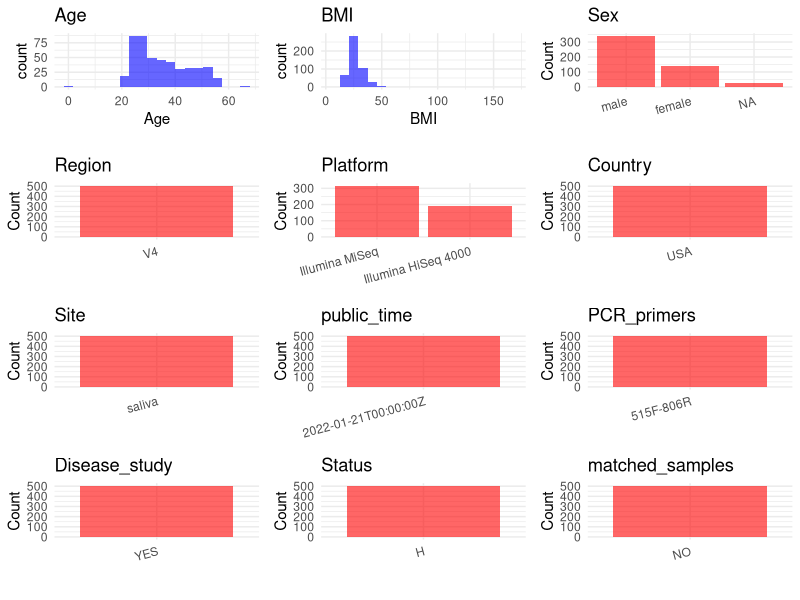

Write the R code that produced this figure. (Note: this script raises an error after producing the figure.)
## ---- chunk 1
# Load necessary libraries
library(dplyr)
library(ggplot2)
library(cowplot)

# Set working directory (update this path to your local directory)
setwd("D:/metadata/PRJEB50306")

# Read the initial metadata files
initial_meta<-read.csv("SraRunTable.csv",header = T)

# Combine the two metadata files
#meta <- rbind(initial_meta, initial_meta1)

#Remove entries non-oral samples


# Check the number of samples containing "HT" in Sample.Name (e.g., healthy controls)
#nrow(subset(meta, grepl("HT", Sample.Name)))

# Display the first few rows of the metadata
head(initial_meta)
## ---- chunk 2
# Create a uniform metadata dataframe
metadata <- data.frame(
  BioProject = initial_meta$BioProject,
  Run = initial_meta$Run,
  sample_name = initial_meta$Sample.Name,
  Age = initial_meta$Host_age,
  BMI = initial_meta$BMI,
  Sex=initial_meta$sex,
  Region = "V4",
  Platform = initial_meta$Instrument,
  Country = initial_meta$geo_loc_name_country,
  Site = initial_meta$env_material,
  public_time = initial_meta$ReleaseDate,
  stringsAsFactors = FALSE
)
## ---- chunk 3
# Add information obtained from the publication
metadata$PCR_primers <- "515F-806R"
metadata$title <- "Early microbial markers of periodontal and cardiometabolic diseases in ORIGINS"
metadata$Disease_study <- "YES"
# Assign disease status based on sample_name patterns
metadata$Status<-"H"
metadata <- metadata %>%
  mutate(Sex = case_when(
    initial_meta$sex == "0" ~ "female",
    initial_meta$sex == "1" ~ "male"
  ))

keep_subjects <- unique(subset(metadata, Site == "saliva")$sample_name)
metadata <- subset(metadata, sample_name %in% keep_subjects)


metadata$matched_samples <- "NO"
## ---- chunk 4
# Check the number of unique runs and sample names
print(paste("Number of unique runs:", length(unique(metadata$Run))))
print(paste("Number of unique sample names:", length(unique(metadata$sample_name))))
## ---- chunk 5
# Select columns for visualization
plot_data <- metadata %>%
  select(-BioProject, -Run, -sample_name, -title)

# Function to create simple plots for each column
create_simple_plots <- function(data) {
  plots <- list()
  
  for (col in colnames(data)) {
    # Check if the column is all NA
    if (all(is.na(data[[col]]))) {
      # Create an empty plot with text indicating all NA
      p <- ggplot() +
        annotate("text", x = 0.5, y = 0.5, label = "this column is NA", size = 6) +
        labs(title = col) +
        theme_void()
    } else if (is.numeric(data[[col]])) {
      # Numeric variable: histogram
      p <- ggplot(data, aes(x = .data[[col]])) +
        geom_histogram(fill = "blue", alpha = 0.6, bins = 20, na.rm = TRUE) +
        labs(title = col) +
        theme_minimal()
    } else {
      # Categorical variable: bar plot (remove NA values)
      count_data <- as.data.frame(table(data[[col]], useNA = "ifany"))
      p <- ggplot(count_data, aes(x = reorder(Var1, -Freq), y = Freq)) +
        geom_col(fill = "red", alpha = 0.6) +
        labs(title = col, x = NULL, y = "Count") +
        theme_minimal() +
        theme(axis.text.x = element_text(angle = 15, hjust = 1))
    }
    plots[[col]] <- p
  }
  
  return(plots)
}

# Generate and arrange plots
plots <- create_simple_plots(plot_data)
p<-plot_grid(plots$Age, 
          plots$BMI, 
          plots$Sex, 
          plots$Region, 
          plots$Platform, 
          plots$Country, 
          plots$Site,
          plots$public_time, 
          plots$PCR_primers,
          plots$Disease_study,
          plots$Status,
          plots$matched_samples,# add 
          ncol = 3, align = "hv", axis = "lb")
ggsave("Metadata_Summary.png", plot = p, width = 8, height = 6, dpi = 150)
## ---- chunk 6
knitr::include_graphics("metadata_summary.png")
## ---- chunk 7
# Reorder columns to match the desired format
metadata <- metadata[, c(
  "BioProject", "Run", "sample_name", "Age", "BMI", "Sex", 
  "Region", "Platform", "Country", "Site", "public_time", 
  "PCR_primers", "title", "Disease_study", "Status","matched_samples"
)]

# Export the uniform metadata to a CSV file
write.csv(metadata, file = "metadata.csv", quote = FALSE)
head(metadata)
